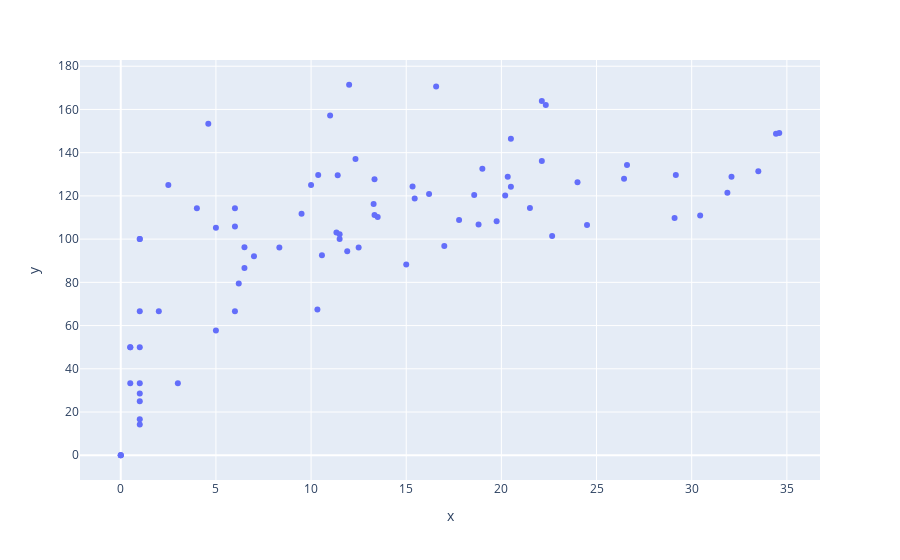

Write notebook code for a chart like this one.
### Code cell
import plotly.express as px

def wick(x):
    if x != "No dismisal":
        return 1
    else:
        return 0
df['wicket'] = df['Dismisal_kind'].apply(lambda x: wick(x))


def isSix(x):
    if x == 6:
        return 1
    else:
        return 0
    
def isFour(x):
    if x == 4:
        return 1
    else:
        return 0
df['Six'] = df['Batsman_runs'].map(lambda x: isSix(x))
df['Four'] = df['Batsman_runs'].map(lambda x: isFour(x))



#Ball-by-ball detail for each batsman

df_bat = pd.merge(df.groupby(['Batsman_strike','Match_id']).sum().reset_index()[['Batsman_strike','Match_id','Batsman_runs']], df.groupby(['Batsman_strike', 'Match_id']).count().reset_index()[['Batsman_strike','Match_id', 'Ball']].rename(columns = {'Ball': 'Balls_played'}), on = ['Batsman_strike', 'Match_id'])



##Batting datafrane
df_batAvg = pd.merge(pd.merge(df_bat.groupby('Batsman_strike').mean().reset_index()[['Batsman_strike','Batsman_runs', 'Balls_played']].rename(columns = {'Batsman_runs' : 'AvgRuns_match' , 'Balls_played': 'AvgBalls_match'}), df[['Batsman_strike', 'Batting_team']].drop_duplicates(keep = 'first'), on = 'Batsman_strike') , pd.merge(df.groupby(['Batsman_strike']).sum().reset_index()[['Batsman_strike', 'Batsman_runs', 'Six', 'Four']].rename(columns = {'Batsman_runs': 'TotalRuns', 'Six':'TotalSixes', 'Four':'TotalFours'}), df.groupby(['Batsman_strike']).count().reset_index()[['Batsman_strike' , 'Ball']].rename(columns = {'Ball': 'Balls_played'}), on ='Batsman_strike'), on = 'Batsman_strike')
                                                                                                                                     
                                                                                                                                     

df_batAvg['Runs_sq'] = 0
df_batAvg['Matches_played'] = 0


#To calculate variance
for i in range(len(df_batAvg)):
    for j in range(len(df_bat)):
        if df_batAvg.iloc[i]['Batsman_strike'] == df_bat.iloc[j]['Batsman_strike']:
            df_batAvg['Runs_sq'].iloc[i] += df_bat.iloc[j]['Batsman_runs'] **2
            df_batAvg['Matches_played'].iloc[i] += 1


#Strke rate, % boundary and Variance
df_batAvg['Strike_rate'] = df_batAvg['TotalRuns'] * 100 /df_batAvg['Balls_played']
df_batAvg['PercentageRuns_boundary'] = (df_batAvg['TotalSixes']* 6 + df_batAvg['TotalFours'] * 4) * 100/df_batAvg['TotalRuns']
df_batAvg["Var"] = (df_batAvg['Runs_sq'] - df_batAvg['Matches_played']*(df_batAvg['AvgRuns_match']**2))/(df_batAvg['Matches_played'] - 1)
df_batAvg = df_batAvg.sort_values(by = 'TotalRuns', ascending = False)


##Batsman Scatter

z = df_batAvg['Batsman_strike']
trace = go.Scatter(y = df_batAvg['Strike_rate'], x= df_batAvg['AvgRuns_match'], mode = 'markers', showlegend = False , text = df_batAvg['Batsman_strike'] + "  " + df_batAvg['Batting_team'], hoverinfo =  "text", marker = dict(size = 20, symbol = 'circle' , cmin = 0, autocolorscale = True, reversescale = True, colorbar = {'title' : {'text': 'Score variance'}}, color = df_batAvg['Var']))
data = [trace]

layout = go.Layout(paper_bgcolor = 'white',plot_bgcolor = 'white' , yaxis = dict(title = dict(text = "Strike rate" , font = dict(color ='black')) ,showgrid = True, zeroline = False, color = 'black'), xaxis = dict( title= dict( text = 'Average runs'), showgrid = False, zeroline= False), title = dict(text = "All batsman's performance - Average runs, Strike rate, Score variance"))
fig = go.Figure(data = data, layout = layout)
plotly.offline.init_notebook_mode(connected=True)
plotly.offline.plot(fig, include_plotlyjs = False, output_type = 'div')

px.scatter(data, y = df_batAvg['Strike_rate'], x= df_batAvg['AvgRuns_match'])



##prints

### Figure 1 — Plotly figure (JSON) as saved in the notebook; plotly's stock layout.template omitted (floating-point values rounded to 4 significant figures)
{"data": [{"hovertemplate": "x=%{x}<br>y=%{y}<extra></extra>", "legendgroup": "", "marker": {"color": "#636efa", "symbol": "circle"}, "mode": "markers", "name": "", "orientation": "v", "showlegend": false, "x": [32.09, 29.1, 30.44, 31.88, 34.43, 26.44, 21.5, 20.2, 22.33, 20.33, 22.12, 22.12, 29.17, 34.6, 19, 20.5, 17.78, 19.75, 17, 24.5, 15.44, 22.67, 26.6, 18.57, 13.33, 11.9, 16.57, 18.8, 13.29, 10.38, 20.5, 16.2, 10.57, 11.33, 33.5, 11, 11.4, 13.5, 11.5, 15.33, 13.33, 12.33, 7, 10.33, 6.2, 15, 6.5, 6.5, 12.5, 8.333, 24, 6, 4.6, 11.5, 5, 9.5, 6, 4, 5, 12, 10, 6, 2.5, 1, 3, 2, 1, 0.5, 0.5, 1, 1, 1, 1, 1, 1, 1, 0.5, 0, 0, 0], "xaxis": "x", "y": [128.8, 109.8, 110.9, 121.4, 148.8, 128.0, 114.4, 120.2, 162.1, 128.9, 136.2, 163.9, 129.6, 149.1, 132.6, 124.2, 108.8, 108.2, 96.84, 106.5, 118.8, 101.5, 134.3, 120.4, 127.7, 94.44, 170.6, 106.8, 116.2, 129.7, 146.4, 120.9, 92.5, 103.0, 131.4, 157.1, 129.5, 110.2, 102.2, 124.3, 111.1, 137.0, 92.11, 67.39, 79.49, 88.24, 96.3, 86.67, 96.15, 96.15, 126.3, 114.3, 153.3, 100, 105.3, 111.8, 105.9, 114.3, 57.69, 171.4, 125, 66.67, 125, 66.67, 33.33, 66.67, 28.57, 50, 50, 33.33, 100, 25, 100, 50, 16.67, 14.29, 33.33, 0, 0, 0], "yaxis": "y", "type": "scatter"}], "layout": {"xaxis": {"anchor": "y", "domain": [0, 1], "title": {"text": "x"}}, "yaxis": {"anchor": "x", "domain": [0, 1], "title": {"text": "y"}}, "legend": {"tracegroupgap": 0}, "margin": {"t": 60}}}
